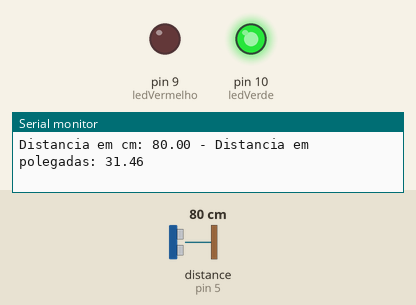
A sketch run on a simulated Arduino Uno, built with avr-gcc and run on an emulated ATmega328P. Parts: output pins drawn as LEDs (lit = HIGH), the last lines printed to the serial monitor. Inputs (shaded band) come from the test bench; at power-on: distance to the obstacle (sensor on pin 5) 80 cm. The echo pulse lasts 58.3 µs per cm.

Above: at 1.8 s.
1.9 s: distance to the obstacle (sensor on pin 5) set to 7 cm
4.2 s: distance to the obstacle (sensor on pin 5) set to 4 cm
At 6.5 s:
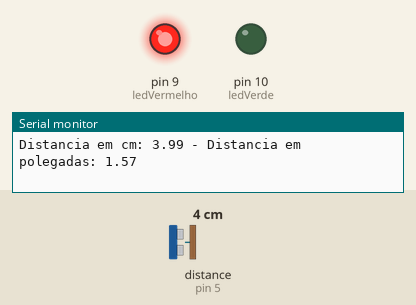
7.5 s: distance to the obstacle (sensor on pin 5) set to 9 cm
At 10.2 s:
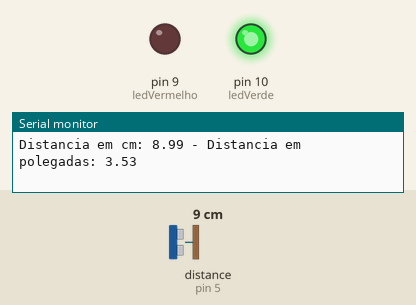
10.5 s: distance to the obstacle (sensor on pin 5) set to 2 cm
At 12.8 s:
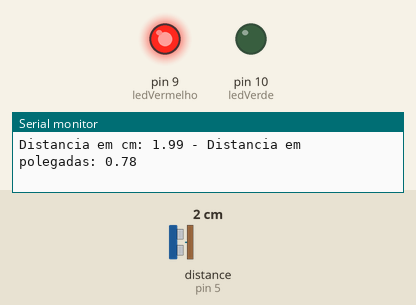
Timing chart, 0 to 14.3 s (numbered marks = the images above; inputs shaded):
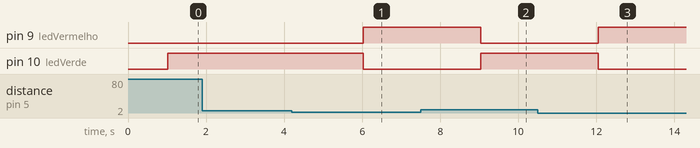

Measured:
- the behaviour switches between 6 and 5 cm on distance to the obstacle (sensor on pin 5) (found by bisection; images 0 and 1)
- after the input at 4.2 s, pin 9 (ledVermelho): LOW → HIGH after 1.8 s; pin 10 (ledVerde): HIGH → LOW after 1.8 s
- after the input at 7.5 s, pin 9 (ledVermelho): HIGH → LOW after 1.5 s; pin 10 (ledVerde): LOW → HIGH after 1.5 s
- after the input at 10.5 s, pin 9 (ledVermelho): LOW → HIGH after 1.5 s; pin 10 (ledVerde): HIGH → LOW after 1.5 s

The sketch:

sensor_ultrasonico.ino
```cpp
int ledVermelho = 9;
int ledVerde = 10;

//Carrega a biblioteca do sensor ultrassônico
#include <Ultrasonic.h>
//Define os pinos para o trigger e echo
#define pino_trigger 4
#define pino_echo 5
//Inicializa o sensor nos pinos definidos acima
Ultrasonic ultrasonic(pino_trigger, pino_echo);
void setup()
{
 Serial.begin(9600);
 Serial.println("Lendo dados do sensor...");
 pinMode(ledVermelho, OUTPUT);
 pinMode(ledVerde, OUTPUT);
}
void loop()
{
 //Le as informacoes do sensor, em cm e pol
 float cmMsec, inMsec;
 long microsec = ultrasonic.timing();
 cmMsec = ultrasonic.convert(microsec, Ultrasonic::CM);
 inMsec = ultrasonic.convert(microsec, Ultrasonic::IN);
 //Exibe informacoes no serial monitor
 Serial.print("Distancia em cm: ");
 Serial.print(cmMsec);
 Serial.print(" - Distancia em polegadas: ");
 Serial.println(inMsec);
 delay(1000);

  if (cmMsec > 5) {
    // acende verde
    digitalWrite(ledVerde, HIGH);
    digitalWrite(ledVermelho, LOW);
  } else {
    // acende vermelho
    digitalWrite(ledVerde, LOW);
    digitalWrite(ledVermelho, HIGH);
  }

}
```
